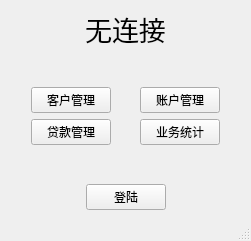
<?xml version="1.0" encoding="UTF-8"?>
<ui version="4.0">
 <class>Menu</class>
 <widget class="QMainWindow" name="Menu">
  <property name="geometry">
   <rect>
    <x>0</x>
    <y>0</y>
    <width>251</width>
    <height>241</height>
   </rect>
  </property>
  <property name="windowTitle">
   <string>首页</string>
  </property>
  <widget class="QWidget" name="centralwidget">
   <layout class="QGridLayout" name="gridLayout">
    <item row="6" column="1">
     <layout class="QHBoxLayout" name="horizontalLayout_2">
      <item>
       <spacer name="horizontalSpacer_4">
        <property name="orientation">
         <enum>Qt::Horizontal</enum>
        </property>
        <property name="sizeHint" stdset="0">
         <size>
          <width>40</width>
          <height>20</height>
         </size>
        </property>
       </spacer>
      </item>
      <item>
       <widget class="QPushButton" name="Denglu">
        <property name="text">
         <string>登陆</string>
        </property>
       </widget>
      </item>
      <item>
       <spacer name="horizontalSpacer_5">
        <property name="orientation">
         <enum>Qt::Horizontal</enum>
        </property>
        <property name="sizeHint" stdset="0">
         <size>
          <width>40</width>
          <height>20</height>
         </size>
        </property>
       </spacer>
      </item>
     </layout>
    </item>
    <item row="4" column="1">
     <layout class="QHBoxLayout" name="horizontalLayout">
      <item>
       <layout class="QGridLayout" name="gridLayout_2">
        <item row="0" column="3">
         <widget class="QPushButton" name="Zhanghu">
          <property name="text">
           <string>账户管理</string>
          </property>
         </widget>
        </item>
        <item row="2" column="3">
         <widget class="QPushButton" name="Yewu">
          <property name="text">
           <string>业务统计</string>
          </property>
         </widget>
        </item>
        <item row="0" column="1">
         <widget class="QPushButton" name="Kehu">
          <property name="text">
           <string>客户管理</string>
          </property>
         </widget>
        </item>
        <item row="2" column="1">
         <widget class="QPushButton" name="Daikuan">
          <property name="text">
           <string>贷款管理</string>
          </property>
         </widget>
        </item>
        <item row="2" column="0">
         <spacer name="horizontalSpacer_2">
          <property name="orientation">
           <enum>Qt::Horizontal</enum>
          </property>
          <property name="sizeHint" stdset="0">
           <size>
            <width>40</width>
            <height>20</height>
           </size>
          </property>
         </spacer>
        </item>
        <item row="2" column="2">
         <spacer name="horizontalSpacer_3">
          <property name="orientation">
           <enum>Qt::Horizontal</enum>
          </property>
          <property name="sizeHint" stdset="0">
           <size>
            <width>40</width>
            <height>20</height>
           </size>
          </property>
         </spacer>
        </item>
        <item row="2" column="4">
         <spacer name="horizontalSpacer">
          <property name="orientation">
           <enum>Qt::Horizontal</enum>
          </property>
          <property name="sizeHint" stdset="0">
           <size>
            <width>40</width>
            <height>20</height>
           </size>
          </property>
         </spacer>
        </item>
       </layout>
      </item>
     </layout>
    </item>
    <item row="0" column="1">
     <widget class="QLabel" name="title">
      <property name="sizePolicy">
       <sizepolicy hsizetype="Preferred" vsizetype="Fixed">
        <horstretch>0</horstretch>
        <verstretch>0</verstretch>
       </sizepolicy>
      </property>
      <property name="font">
       <font>
        <pointsize>20</pointsize>
       </font>
      </property>
      <property name="text">
       <string>无连接</string>
      </property>
      <property name="alignment">
       <set>Qt::AlignCenter</set>
      </property>
     </widget>
    </item>
    <item row="5" column="1">
     <spacer name="verticalSpacer">
      <property name="orientation">
       <enum>Qt::Vertical</enum>
      </property>
      <property name="sizeHint" stdset="0">
       <size>
        <width>20</width>
        <height>40</height>
       </size>
      </property>
     </spacer>
    </item>
    <item row="1" column="1">
     <spacer name="verticalSpacer_2">
      <property name="orientation">
       <enum>Qt::Vertical</enum>
      </property>
      <property name="sizeHint" stdset="0">
       <size>
        <width>20</width>
        <height>40</height>
       </size>
      </property>
     </spacer>
    </item>
   </layout>
  </widget>
  <widget class="QStatusBar" name="statusbar"/>
 </widget>
 <resources/>
 <connections/>
</ui>
